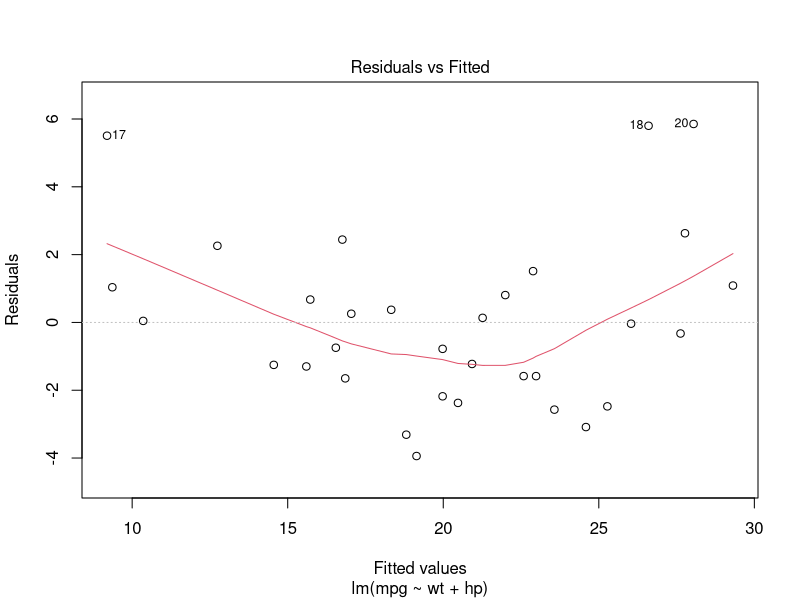
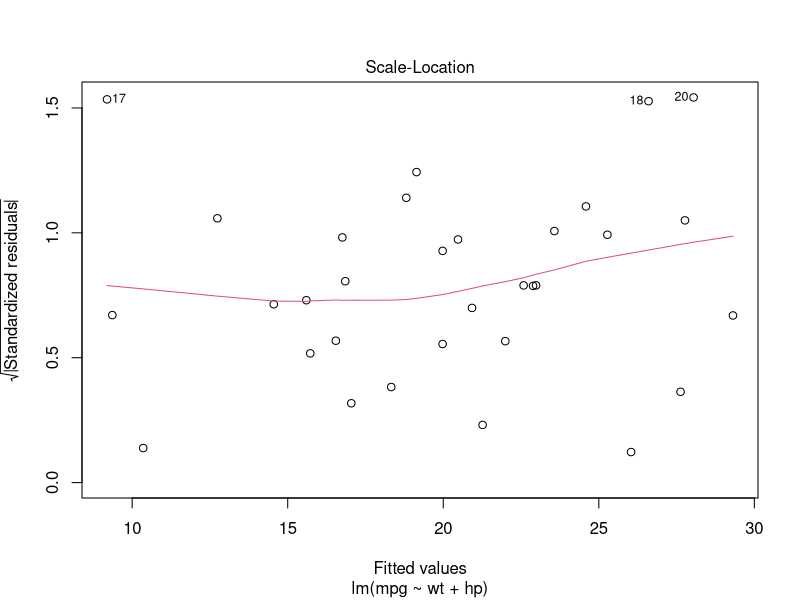
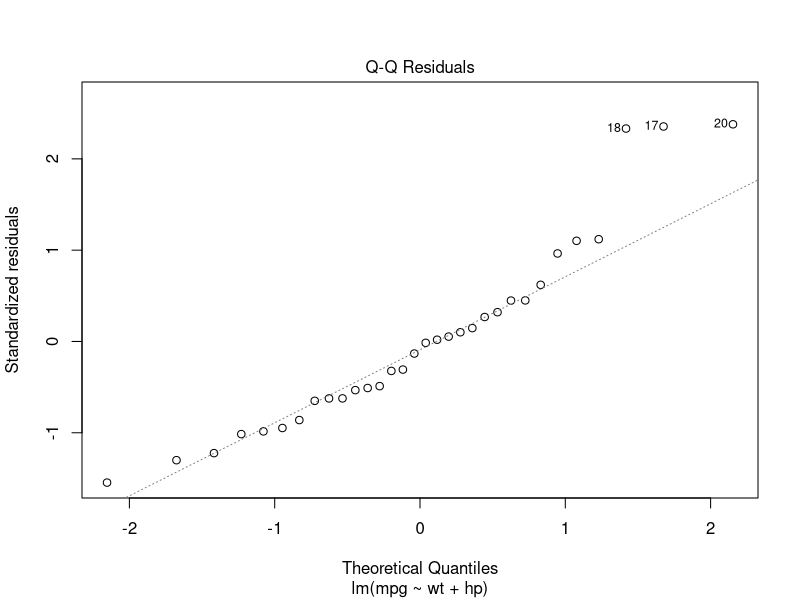
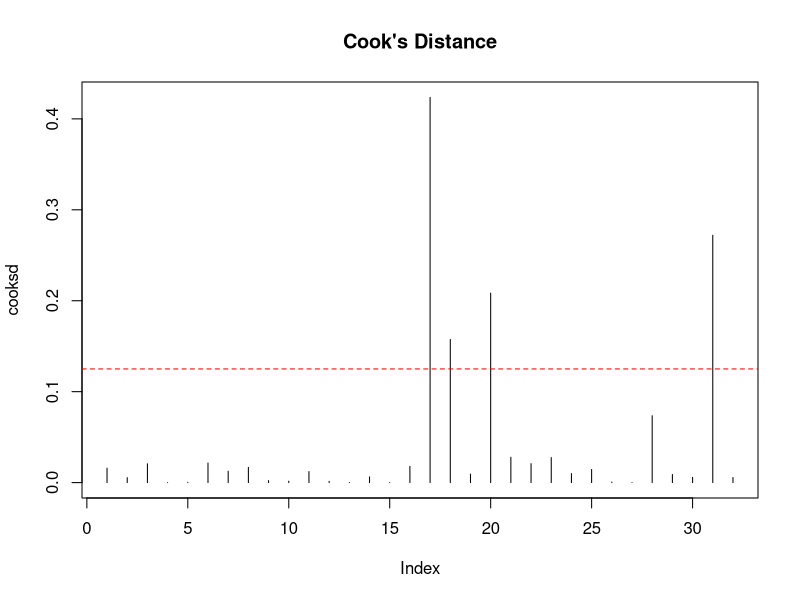
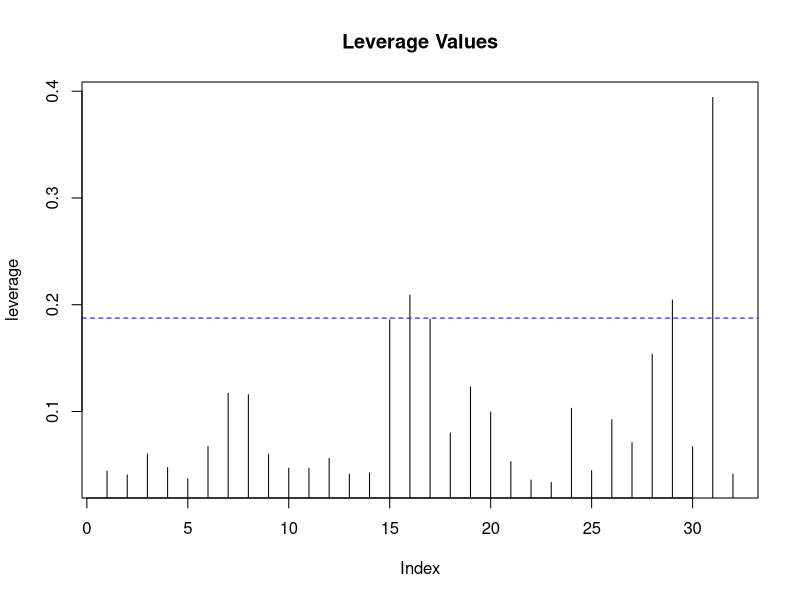
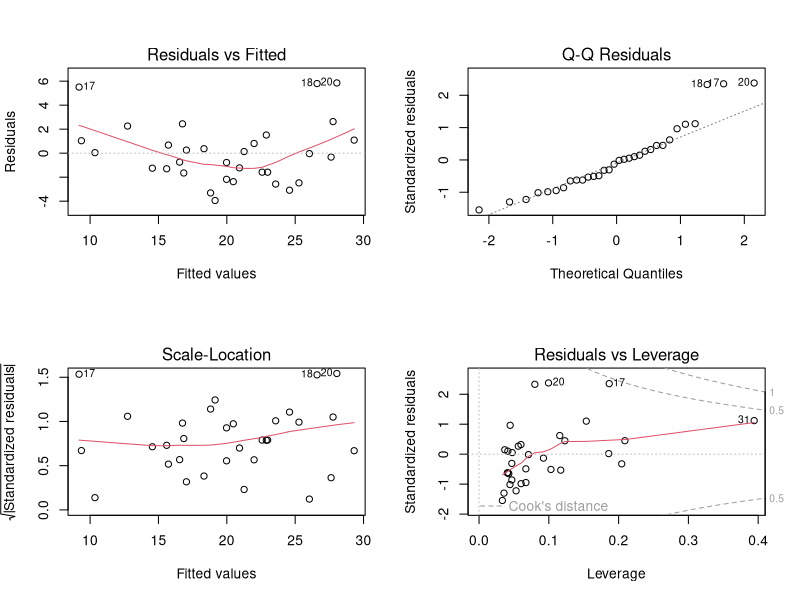

Reproduce these figures in R, in order.
data(mtcars)
attach(mtcars) #makes column names available directly

# Preview data
head(mtcars)

# Fit a linear model with mpg as the dependent variable and wt and hp as the independent variables.
model <- lm(mpg ~ wt + hp)

# View full summary(coefficients, R-squared, F-test, p-values)
summary(model)

# b) Regression assumptions

# 1. Linearity
plot(model, which = 1)

# 2. Independence of errors - Durbin-Watson test
library(lmtest)
dwtest(model)

# 3. Homoscedasticity - Scale location plot
plot(model, which = 3)
bptest(model) #Breusch-Pagan test

# 4. Normality of Residuals
plot(model, which = 2) #Q-Q plot
shapiro.test(residuals(model))

# 5. Multicollinearity : VIF
library(car)
vif(model)

# Perform case diagnostics i.e checking outliers and influential cases

# 1. Standard residuals
std_res <- rstandard(model)
std_res

# 2. Cook's distance
cooksd <- cooks.distance(model)
plot(cooksd, type = 'h', main = "Cook's Distance") # h= histogram, main = title
abline(h = 4/nrow(mtcars), col = 'red', lty = 2)

# 3. Leverage(Hat values)
leverage <- hatvalues(model)
plot(leverage, type = 'h', main = 'Leverage Values')
abline(h = 2 *(2+1)/nrow(mtcars),col = 'blue', lty = 2)

# 4. Covariance ratio
cvr <- covratio(model)
cvr

# All diagnostic plots at once
par(mfrow = c(2,2))
plot(model)
